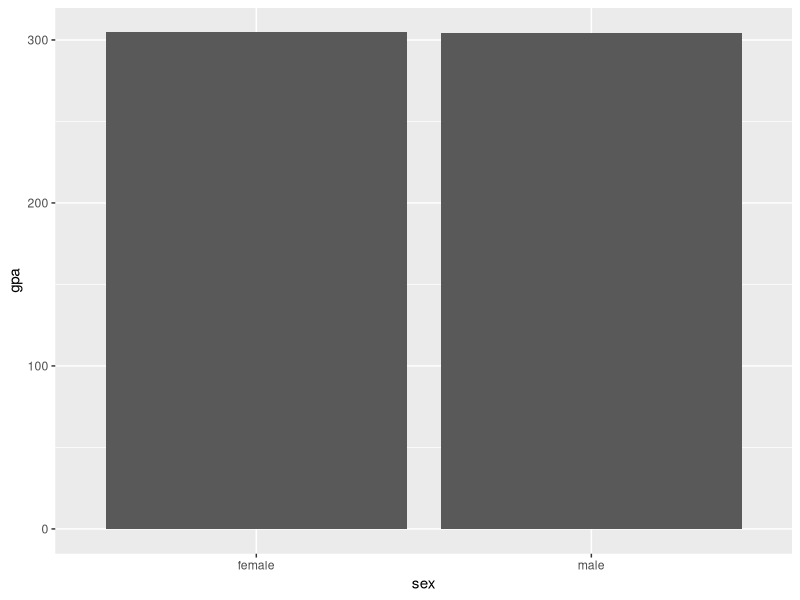
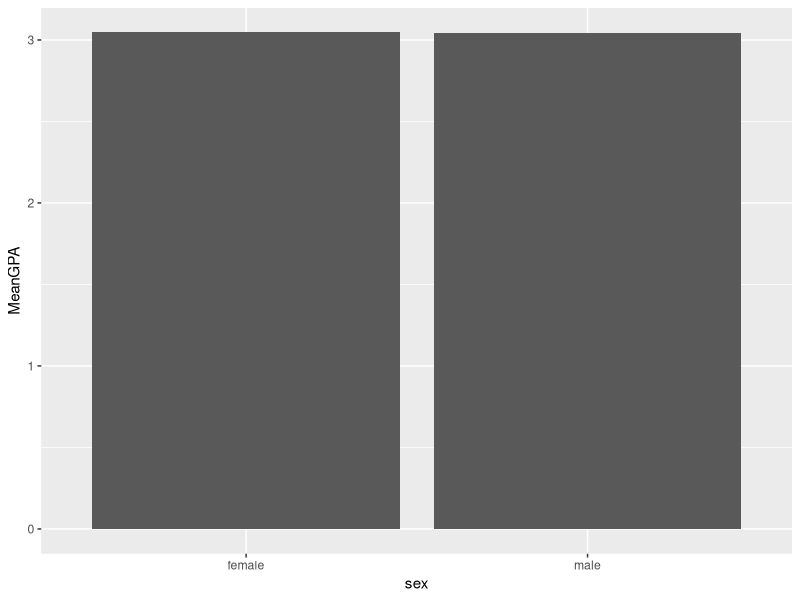
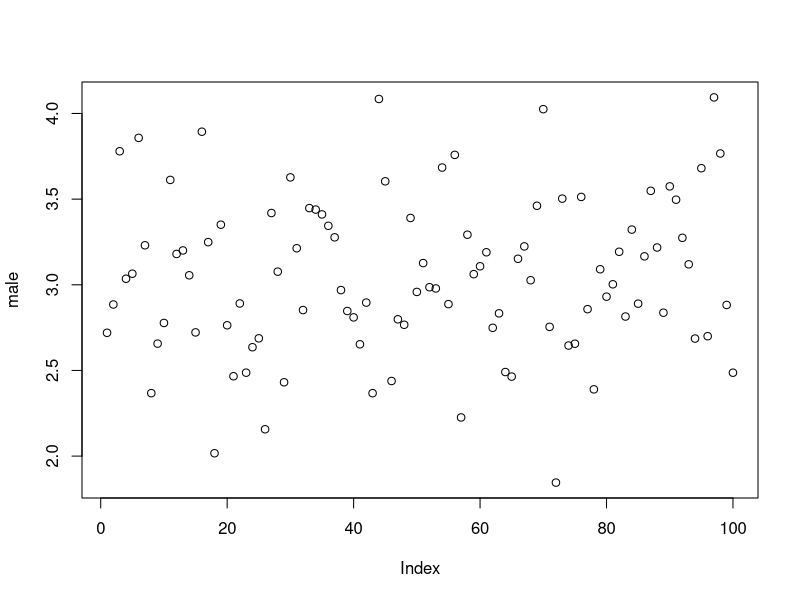
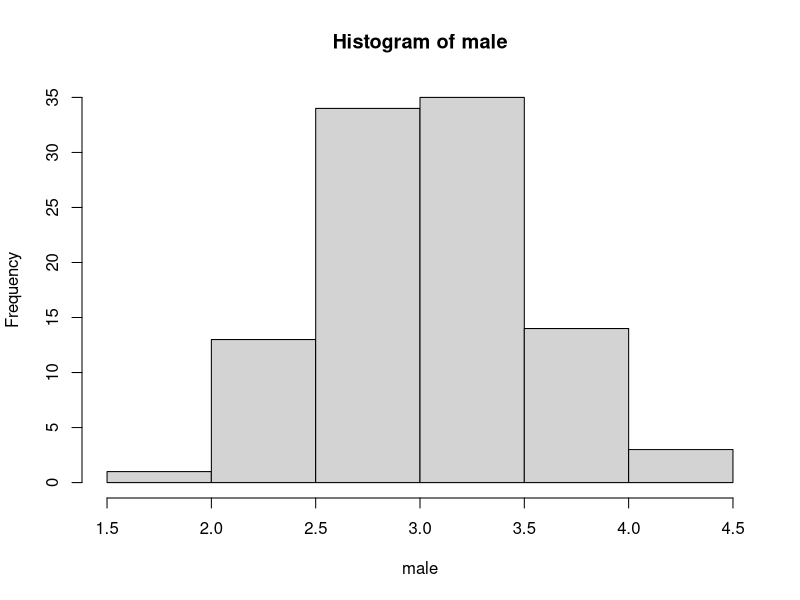

Write the R code that produced these figures, in order. (Note: this script raises an error after producing the figures.)
library(tidyverse)

set.seed(123)
male <- rnorm(100,3,.5)
female <- rnorm(100,3.1,.5)

df <- data.frame(male,female)
df <- df %>% 
  pivot_longer(everything(), names_to = "sex", values_to = "gpa")
df %>% 
  ggplot(aes(x=sex,y=gpa))+
  geom_col()

df$major <- c(rep("science", 100), rep("art",100))  
df %>% 
  group_by(sex) %>% 
  summarise(MeanGPA = mean(gpa)) %>% 
  ggplot(aes(x=sex,y=MeanGPA))+
  geom_col()

?t.test()
  #lets you learn more about the test or function

plot(male)
hist(male)

t.test(male,female)
  
mod <- glm(formula = gpa ~ sex + major,
  data = df)
summary(mod)

mod.aov<- aov(formula = gpa ~ sex + major,
                data = df)
summarise(mod.aov)

df %>% 
  ggplot()
  



